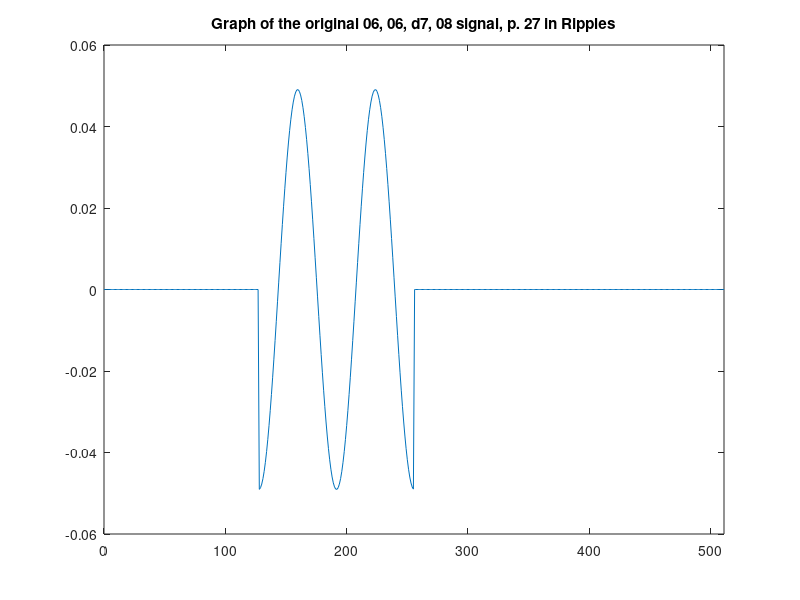
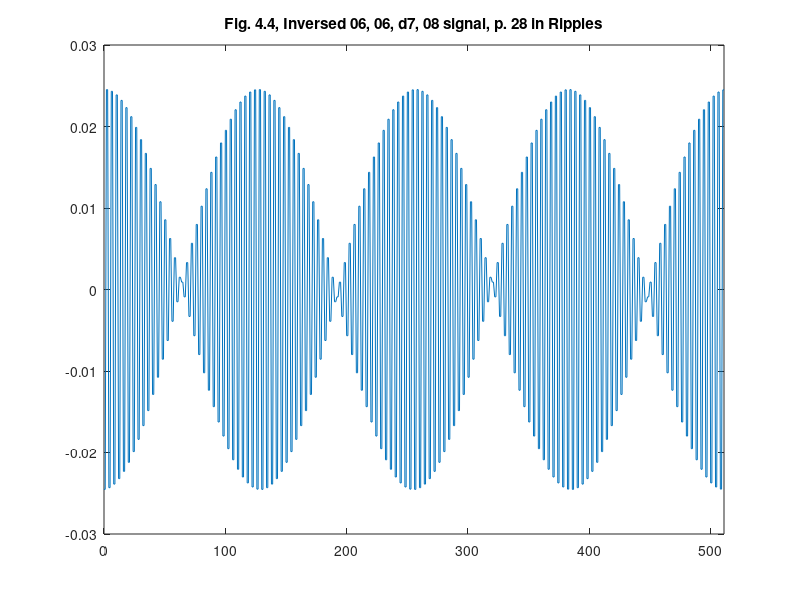

Write the MATLAB code that produced these figures, in order.
%% ========================================================================
%% Programmatic octave notes on "Ripples in Mathematics" by A. Jensen
%% and A. la Cour-Harbo written with a deep gratitude to the authors for
%% this wonderful text. I added a few graphs to help me visualize Fig. 4.4.
%% 
%% Reconstruction of graphs on p.28, Ch 04.
%%
%% Author: Vladimir Kulyukin
%% 
%% NB: I have tested this code in Octave, not Matlab.
%%
%% The numbers below were computed by my Java OneDHaar class methods
%% available at https://github.com/VKEDCO/java/blob/master/haar/org.vkedco.wavelets.haar/OneDHaar.java &
%% https://github.com/VKEDCO/java/blob/master/haar/org.vkedco.wavelets.tests/RipplesInMathCh04.java
%% =========================================================================


t = [0:511];

y_s06_d06_d7_08_p28 = [
0.0
0.0
0.0
0.0
0.0
0.0
0.0
0.0
0.0
0.0
0.0
0.0
0.0
0.0
0.0
0.0
0.0
0.0
0.0
0.0
0.0
0.0
0.0
0.0
0.0
0.0
0.0
0.0
0.0
0.0
0.0
0.0
0.0
0.0
0.0
0.0
0.0
0.0
0.0
0.0
0.0
0.0
0.0
0.0
0.0
0.0
0.0
0.0
0.0
0.0
0.0
0.0
0.0
0.0
0.0
0.0
0.0
0.0
0.0
0.0
0.0
0.0
0.0
0.0
0.0
0.0
0.0
0.0
0.0
0.0
0.0
0.0
0.0
0.0
0.0
0.0
0.0
0.0
0.0
0.0
0.0
0.0
0.0
0.0
0.0
0.0
0.0
0.0
0.0
0.0
0.0
0.0
0.0
0.0
0.0
0.0
0.0
0.0
0.0
0.0
0.0
0.0
0.0
0.0
0.0
0.0
0.0
0.0
0.0
0.0
0.0
0.0
0.0
0.0
0.0
0.0
0.0
0.0
0.0
0.0
0.0
0.0
0.0
0.0
0.0
0.0
0.0
0.0
-0.04904550470208658
-0.04863227384344307
-0.047750687602582144
-0.046409236136927164
-0.04462083835740445
-0.042402717512268644
-0.03977623531780623
-0.036766686233331375
-0.033403053861714625
-0.029717731821442696
-0.025746211778365728
-0.02152674164155185
-0.017099957215016028
-0.012508490852711891
-0.00779656088565971
-0.0030095457752448364
0.0018064529061707722
0.006605054458592284
0.011340045725887418
0.015965826153743066
0.02043784694792932
0.02471304010354362
0.028750233173438902
0.0325105457813979
0.035957764061409686
0.03905868941699677
0.041783458241846774
0.04410582952266639
0.04600343755448325
0.04745800733461338
0.04845553056092583
0.048986400539449124
0.04904550470208663
0.048632273843442916
0.04775068760258195
0.046409236136927476
0.04462083835740461
0.04240271751226841
0.039776235317806385
0.03676668623333169
0.033403053861714625
0.029717731821443168
0.025746211778365415
0.02152674164155169
0.017099957215016184
0.012508490852712047
0.00779656088565971
0.0030095457752448364
-0.0018064529061707722
-0.006605054458592441
-0.011340045725887418
-0.01596582615374291
-0.02043784694792932
-0.02471304010354362
-0.028750233173438902
-0.03251054578139759
-0.03595776406140961
-0.0390586894169974
-0.0417834582418467
-0.044105829522666
-0.046003437554483446
-0.04745800733461342
-0.04845553056092601
-0.04898640053944869
-0.049045504702086413
-0.04863227384344382
-0.04775068760258195
-0.046409236136927046
-0.0446208383574043
-0.04240271751226841
-0.03977623531780647
-0.036766686233331375
-0.033403053861714625
-0.029717731821443168
-0.025746211778365415
-0.02152674164155185
-0.017099957215016184
-0.012508490852711891
-0.007796560885659553
-0.0030095457752448364
0.0018064529061707722
0.006605054458592441
0.011340045725887574
0.01596582615374275
0.020437846947929477
0.024713040103543936
0.028750233173438902
0.03251054578139759
0.03595776406141016
0.03905868941699685
0.04178345824184748
0.044105829522666076
0.04600343755448309
0.0474580073346142
0.048455530560925615
0.04898640053944869
0.0490455047020864
0.04863227384344295
0.04775068760258195
0.046409236136927046
0.04462083835740437
0.04240271751226935
0.03977623531780615
0.036766686233331375
0.033403053861714466
0.029717731821442696
0.025746211778366043
0.02152674164155169
0.017099957215015872
0.012508490852712205
0.007796560885659553
0.0030095457752446794
-0.0018064529061707722
-0.006605054458592284
-0.011340045725887574
-0.01596582615374291
-0.02043784694792932
-0.024713040103543936
-0.028750233173438902
-0.03251054578139759
-0.03595776406141016
-0.039058689416996695
-0.041783458241847406
-0.044105829522666076
-0.046003437554483134
-0.0474580073346142
-0.048455530560925594
-0.04898640053944869
0.0
0.0
0.0
0.0
0.0
0.0
0.0
0.0
0.0
0.0
0.0
0.0
0.0
0.0
0.0
0.0
0.0
0.0
0.0
0.0
0.0
0.0
0.0
0.0
0.0
0.0
0.0
0.0
0.0
0.0
0.0
0.0
0.0
0.0
0.0
0.0
0.0
0.0
0.0
0.0
0.0
0.0
0.0
0.0
0.0
0.0
0.0
0.0
0.0
0.0
0.0
0.0
0.0
0.0
0.0
0.0
0.0
0.0
0.0
0.0
0.0
0.0
0.0
0.0
0.0
0.0
0.0
0.0
0.0
0.0
0.0
0.0
0.0
0.0
0.0
0.0
0.0
0.0
0.0
0.0
0.0
0.0
0.0
0.0
0.0
0.0
0.0
0.0
0.0
0.0
0.0
0.0
0.0
0.0
0.0
0.0
0.0
0.0
0.0
0.0
0.0
0.0
0.0
0.0
0.0
0.0
0.0
0.0
0.0
0.0
0.0
0.0
0.0
0.0
0.0
0.0
0.0
0.0
0.0
0.0
0.0
0.0
0.0
0.0
0.0
0.0
0.0
0.0
0.0
0.0
0.0
0.0
0.0
0.0
0.0
0.0
0.0
0.0
0.0
0.0
0.0
0.0
0.0
0.0
0.0
0.0
0.0
0.0
0.0
0.0
0.0
0.0
0.0
0.0
0.0
0.0
0.0
0.0
0.0
0.0
0.0
0.0
0.0
0.0
0.0
0.0
0.0
0.0
0.0
0.0
0.0
0.0
0.0
0.0
0.0
0.0
0.0
0.0
0.0
0.0
0.0
0.0
0.0
0.0
0.0
0.0
0.0
0.0
0.0
0.0
0.0
0.0
0.0
0.0
0.0
0.0
0.0
0.0
0.0
0.0
0.0
0.0
0.0
0.0
0.0
0.0
0.0
0.0
0.0
0.0
0.0
0.0
0.0
0.0
0.0
0.0
0.0
0.0
0.0
0.0
0.0
0.0
0.0
0.0
0.0
0.0
0.0
0.0
0.0
0.0
0.0
0.0
0.0
0.0
0.0
0.0
0.0
0.0
0.0
0.0
0.0
0.0
0.0
0.0
0.0
0.0
0.0
0.0
0.0
0.0
0.0
0.0
0.0
0.0
0.0
0.0
];

figure;
plot(t, y_s06_d06_d7_08_p28);
xlim([0 511]);
title('Graph of the original 06, 06, d7, 08 signal, p. 27 in Ripples');

y_fig44b_p28 = [
-0.02452275235104329
-0.02452275235104329
0.02452275235104329
0.02452275235104329
-0.024316136921721535
-0.024316136921721535
0.024316136921721535
0.024316136921721535
-0.023875343801291072
-0.023875343801291072
0.023875343801291072
0.023875343801291072
-0.023204618068463582
-0.023204618068463582
0.023204618068463582
0.023204618068463582
-0.022310419178702225
-0.022310419178702225
0.022310419178702225
0.022310419178702225
-0.021201358756134322
-0.021201358756134322
0.021201358756134322
0.021201358756134322
-0.019888117658903116
-0.019888117658903116
0.019888117658903116
0.019888117658903116
-0.018383343116665687
-0.018383343116665687
0.018383343116665687
0.018383343116665687
-0.016701526930857313
-0.016701526930857313
0.016701526930857313
0.016701526930857313
-0.014858865910721348
-0.014858865910721348
0.014858865910721348
0.014858865910721348
-0.012873105889182864
-0.012873105889182864
0.012873105889182864
0.012873105889182864
-0.010763370820775924
-0.010763370820775924
0.010763370820775924
0.010763370820775924
-0.008549978607508014
-0.008549978607508014
0.008549978607508014
0.008549978607508014
-0.006254245426355946
-0.006254245426355946
0.006254245426355946
0.006254245426355946
-0.003898280442829855
-0.003898280442829855
0.003898280442829855
0.003898280442829855
-0.0015047728876224182
-0.0015047728876224182
0.0015047728876224182
0.0015047728876224182
9.032264530853861E-4
9.032264530853861E-4
-9.032264530853861E-4
-9.032264530853861E-4
0.003302527229296142
0.003302527229296142
-0.003302527229296142
-0.003302527229296142
0.005670022862943709
0.005670022862943709
-0.005670022862943709
-0.005670022862943709
0.007982913076871533
0.007982913076871533
-0.007982913076871533
-0.007982913076871533
0.01021892347396466
0.01021892347396466
-0.01021892347396466
-0.01021892347396466
0.01235652005177181
0.01235652005177181
-0.01235652005177181
-0.01235652005177181
0.014375116586719451
0.014375116586719451
-0.014375116586719451
-0.014375116586719451
0.01625527289069895
0.01625527289069895
-0.01625527289069895
-0.01625527289069895
0.017978882030704843
0.017978882030704843
-0.017978882030704843
-0.017978882030704843
0.019529344708498386
0.019529344708498386
-0.019529344708498386
-0.019529344708498386
0.020891729120923387
0.020891729120923387
-0.020891729120923387
-0.020891729120923387
0.022052914761333194
0.022052914761333194
-0.022052914761333194
-0.022052914761333194
0.023001718777241626
0.023001718777241626
-0.023001718777241626
-0.023001718777241626
0.02372900366730669
0.02372900366730669
-0.02372900366730669
-0.02372900366730669
0.024227765280462915
0.024227765280462915
-0.024227765280462915
-0.024227765280462915
0.024493200269724562
0.024493200269724562
-0.024493200269724562
-0.024493200269724562
0.024522752351043314
0.024522752351043314
-0.024522752351043314
-0.024522752351043314
0.024316136921721458
0.024316136921721458
-0.024316136921721458
-0.024316136921721458
0.023875343801290975
0.023875343801290975
-0.023875343801290975
-0.023875343801290975
0.023204618068463738
0.023204618068463738
-0.023204618068463738
-0.023204618068463738
0.022310419178702304
0.022310419178702304
-0.022310419178702304
-0.022310419178702304
0.021201358756134204
0.021201358756134204
-0.021201358756134204
-0.021201358756134204
0.019888117658903193
0.019888117658903193
-0.019888117658903193
-0.019888117658903193
0.018383343116665844
0.018383343116665844
-0.018383343116665844
-0.018383343116665844
0.016701526930857313
0.016701526930857313
-0.016701526930857313
-0.016701526930857313
0.014858865910721584
0.014858865910721584
-0.014858865910721584
-0.014858865910721584
0.012873105889182708
0.012873105889182708
-0.012873105889182708
-0.012873105889182708
0.010763370820775844
0.010763370820775844
-0.010763370820775844
-0.010763370820775844
0.008549978607508092
0.008549978607508092
-0.008549978607508092
-0.008549978607508092
0.006254245426356024
0.006254245426356024
-0.006254245426356024
-0.006254245426356024
0.003898280442829855
0.003898280442829855
-0.003898280442829855
-0.003898280442829855
0.0015047728876224182
0.0015047728876224182
-0.0015047728876224182
-0.0015047728876224182
-9.032264530853861E-4
-9.032264530853861E-4
9.032264530853861E-4
9.032264530853861E-4
-0.0033025272292962204
-0.0033025272292962204
0.0033025272292962204
0.0033025272292962204
-0.005670022862943709
-0.005670022862943709
0.005670022862943709
0.005670022862943709
-0.007982913076871455
-0.007982913076871455
0.007982913076871455
0.007982913076871455
-0.01021892347396466
-0.01021892347396466
0.01021892347396466
0.01021892347396466
-0.01235652005177181
-0.01235652005177181
0.01235652005177181
0.01235652005177181
-0.014375116586719451
-0.014375116586719451
0.014375116586719451
0.014375116586719451
-0.016255272890698794
-0.016255272890698794
0.016255272890698794
0.016255272890698794
-0.017978882030704805
-0.017978882030704805
0.017978882030704805
0.017978882030704805
-0.0195293447084987
-0.0195293447084987
0.0195293447084987
0.0195293447084987
-0.02089172912092335
-0.02089172912092335
0.02089172912092335
0.02089172912092335
-0.022052914761333
-0.022052914761333
0.022052914761333
0.022052914761333
-0.023001718777241723
-0.023001718777241723
0.023001718777241723
0.023001718777241723
-0.02372900366730671
-0.02372900366730671
0.02372900366730671
0.02372900366730671
-0.024227765280463005
-0.024227765280463005
0.024227765280463005
0.024227765280463005
-0.024493200269724347
-0.024493200269724347
0.024493200269724347
0.024493200269724347
-0.024522752351043207
-0.024522752351043207
0.024522752351043207
0.024522752351043207
-0.02431613692172191
-0.02431613692172191
0.02431613692172191
0.02431613692172191
-0.023875343801290975
-0.023875343801290975
0.023875343801290975
0.023875343801290975
-0.023204618068463523
-0.023204618068463523
0.023204618068463523
0.023204618068463523
-0.02231041917870215
-0.02231041917870215
0.02231041917870215
0.02231041917870215
-0.021201358756134204
-0.021201358756134204
0.021201358756134204
0.021201358756134204
-0.019888117658903234
-0.019888117658903234
0.019888117658903234
0.019888117658903234
-0.018383343116665687
-0.018383343116665687
0.018383343116665687
0.018383343116665687
-0.016701526930857313
-0.016701526930857313
0.016701526930857313
0.016701526930857313
-0.014858865910721584
-0.014858865910721584
0.014858865910721584
0.014858865910721584
-0.012873105889182708
-0.012873105889182708
0.012873105889182708
0.012873105889182708
-0.010763370820775924
-0.010763370820775924
0.010763370820775924
0.010763370820775924
-0.008549978607508092
-0.008549978607508092
0.008549978607508092
0.008549978607508092
-0.006254245426355946
-0.006254245426355946
0.006254245426355946
0.006254245426355946
-0.0038982804428297764
-0.0038982804428297764
0.0038982804428297764
0.0038982804428297764
-0.0015047728876224182
-0.0015047728876224182
0.0015047728876224182
0.0015047728876224182
9.032264530853861E-4
9.032264530853861E-4
-9.032264530853861E-4
-9.032264530853861E-4
0.0033025272292962204
0.0033025272292962204
-0.0033025272292962204
-0.0033025272292962204
0.005670022862943787
0.005670022862943787
-0.005670022862943787
-0.005670022862943787
0.007982913076871375
0.007982913076871375
-0.007982913076871375
-0.007982913076871375
0.010218923473964739
0.010218923473964739
-0.010218923473964739
-0.010218923473964739
0.012356520051771968
0.012356520051771968
-0.012356520051771968
-0.012356520051771968
0.014375116586719451
0.014375116586719451
-0.014375116586719451
-0.014375116586719451
0.016255272890698794
0.016255272890698794
-0.016255272890698794
-0.016255272890698794
0.01797888203070508
0.01797888203070508
-0.01797888203070508
-0.01797888203070508
0.019529344708498424
0.019529344708498424
-0.019529344708498424
-0.019529344708498424
0.02089172912092374
0.02089172912092374
-0.02089172912092374
-0.02089172912092374
0.022052914761333038
0.022052914761333038
-0.022052914761333038
-0.022052914761333038
0.023001718777241546
0.023001718777241546
-0.023001718777241546
-0.023001718777241546
0.0237290036673071
0.0237290036673071
-0.0237290036673071
-0.0237290036673071
0.024227765280462808
0.024227765280462808
-0.024227765280462808
-0.024227765280462808
0.024493200269724347
0.024493200269724347
-0.024493200269724347
-0.024493200269724347
0.0245227523510432
0.0245227523510432
-0.0245227523510432
-0.0245227523510432
0.024316136921721476
0.024316136921721476
-0.024316136921721476
-0.024316136921721476
0.023875343801290975
0.023875343801290975
-0.023875343801290975
-0.023875343801290975
0.023204618068463523
0.023204618068463523
-0.023204618068463523
-0.023204618068463523
0.022310419178702186
0.022310419178702186
-0.022310419178702186
-0.022310419178702186
0.021201358756134676
0.021201358756134676
-0.021201358756134676
-0.021201358756134676
0.019888117658903075
0.019888117658903075
-0.019888117658903075
-0.019888117658903075
0.018383343116665687
0.018383343116665687
-0.018383343116665687
-0.018383343116665687
0.016701526930857233
0.016701526930857233
-0.016701526930857233
-0.016701526930857233
0.014858865910721348
0.014858865910721348
-0.014858865910721348
-0.014858865910721348
0.012873105889183022
0.012873105889183022
-0.012873105889183022
-0.012873105889183022
0.010763370820775844
0.010763370820775844
-0.010763370820775844
-0.010763370820775844
0.008549978607507936
0.008549978607507936
-0.008549978607507936
-0.008549978607507936
0.006254245426356103
0.006254245426356103
-0.006254245426356103
-0.006254245426356103
0.0038982804428297764
0.0038982804428297764
-0.0038982804428297764
-0.0038982804428297764
0.0015047728876223397
0.0015047728876223397
-0.0015047728876223397
-0.0015047728876223397
-9.032264530853861E-4
-9.032264530853861E-4
9.032264530853861E-4
9.032264530853861E-4
-0.003302527229296142
-0.003302527229296142
0.003302527229296142
0.003302527229296142
-0.005670022862943787
-0.005670022862943787
0.005670022862943787
0.005670022862943787
-0.007982913076871455
-0.007982913076871455
0.007982913076871455
0.007982913076871455
-0.01021892347396466
-0.01021892347396466
0.01021892347396466
0.01021892347396466
-0.012356520051771968
-0.012356520051771968
0.012356520051771968
0.012356520051771968
-0.014375116586719451
-0.014375116586719451
0.014375116586719451
0.014375116586719451
-0.016255272890698794
-0.016255272890698794
0.016255272890698794
0.016255272890698794
-0.01797888203070508
-0.01797888203070508
0.01797888203070508
0.01797888203070508
-0.019529344708498347
-0.019529344708498347
0.019529344708498347
0.019529344708498347
-0.020891729120923703
-0.020891729120923703
0.020891729120923703
0.020891729120923703
-0.022052914761333038
-0.022052914761333038
0.022052914761333038
0.022052914761333038
-0.023001718777241567
-0.023001718777241567
0.023001718777241567
0.023001718777241567
-0.0237290036673071
-0.0237290036673071
0.0237290036673071
0.0237290036673071
-0.024227765280462797
-0.024227765280462797
0.024227765280462797
0.024227765280462797
-0.024493200269724347
-0.024493200269724347
0.024493200269724347
0.024493200269724347
];

figure;
plot(t, y_fig44b_p28);
xlim([0 511]);
title('Fig. 4.4, Inversed 06, 06, d7, 08 signal, p. 28 in Ripples');
